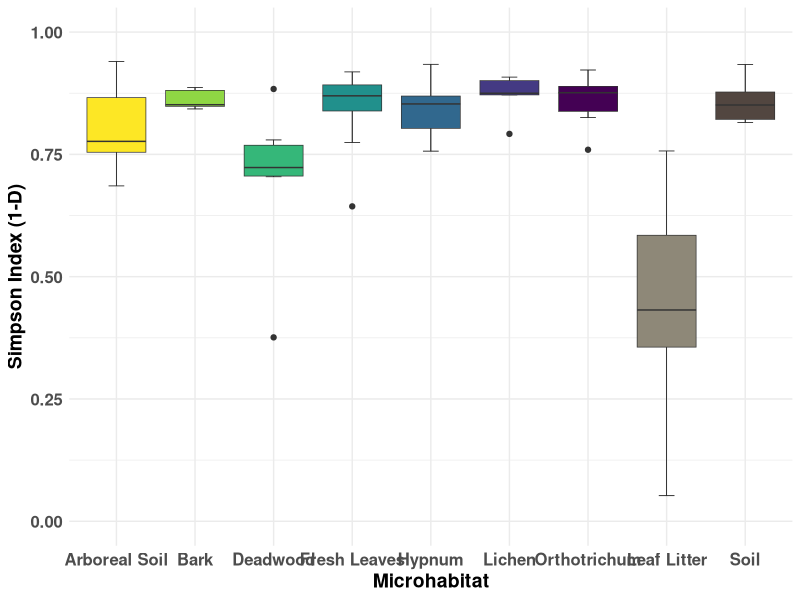
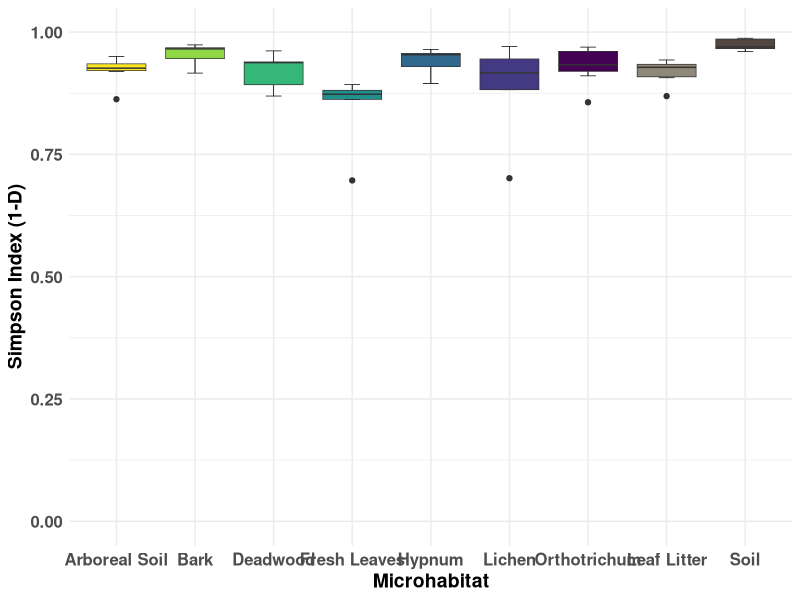
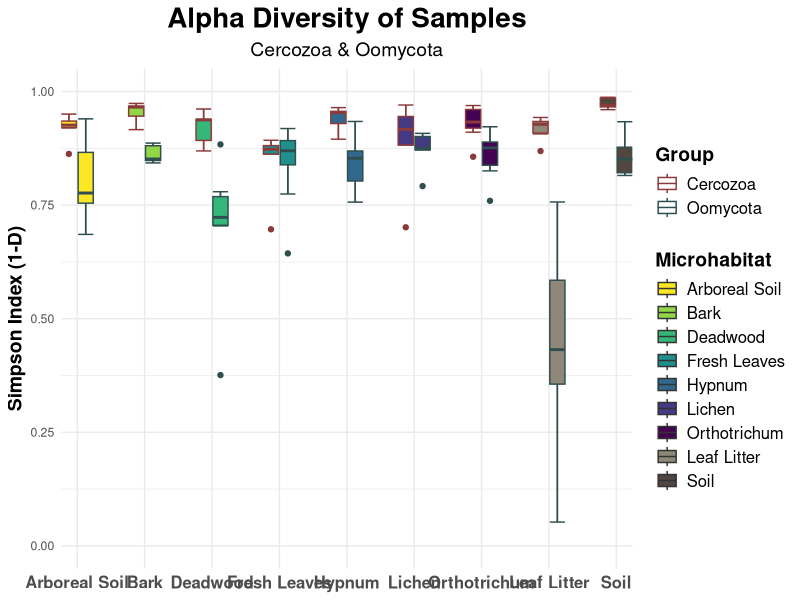
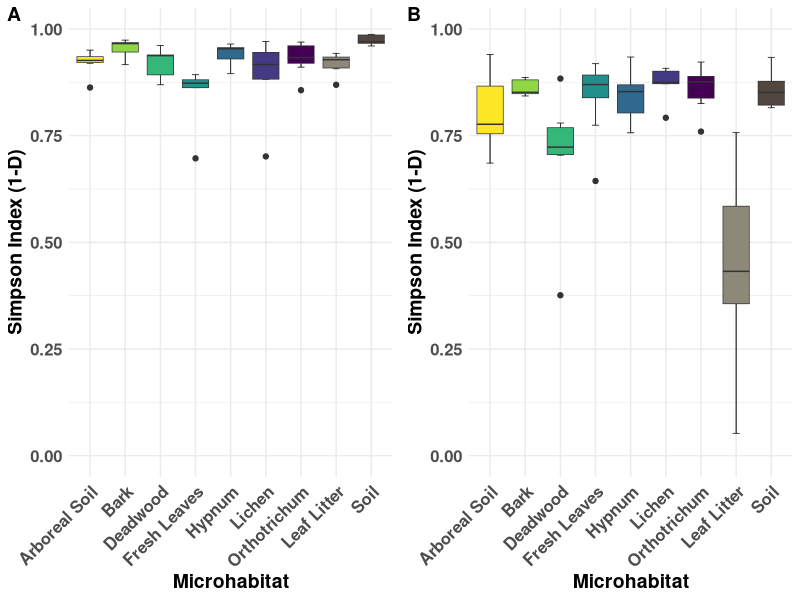

R code for these plots, in order:
## ---- chunk 1
knitr::opts_chunk$set(echo = TRUE)
## ---- chunk 2
rm(list = ls())

library(ggplot2)
library(vegan)
library(RColorBrewer)
library(ggpubr)
library(viridis)

#setwd("04_Alpha_Diversity/")

OTU_Table = as.data.frame(read.csv("../00_Data/Oomycota/05_OwnSamples_OTU_Table_min-freq-9588_transposed_withMetadata.tsv", 
                     header = T, 
                     sep = "\t", 
                     stringsAsFactors = T))

SampleMetadata = OTU_Table[,1:5]
Microhabitat = SampleMetadata$Microhabitat
TreeSpecies = SampleMetadata$TreeSpecies
OTU_Table = OTU_Table[,6:ncol(OTU_Table)]

## ---- chunk 3
simpson = diversity(OTU_Table, index = "simpson")
simpson = as.data.frame(simpson)
simpson$Microhabitat = Microhabitat
rownames(simpson) = SampleMetadata$SampleID
simpson$Group = "Oomycota"
#simpson$TreeSpecies = TreeSpecies
## ---- chunk 4
g = ggplot(simpson, aes(x = Microhabitat, y = simpson, fill = Microhabitat)) + 
  stat_boxplot(geom = "errorbar", width = 0.2, show.legend = F, lwd = 0.25) +
  geom_boxplot(show.legend = F, lwd = 0.25) + 
  scale_fill_manual(values = c(viridis(7, direction = -1), 
                               "#8e8878", "#524640"), 
                    limits = c("Arboreal Soil", "Bark", "Deadwood", 
                                "Fresh Leaves", "Hypnum", "Lichen", 
                                "Orthotrichum", "Leaf Litter", "Soil")) + 
  scale_x_discrete(limits = c("Arboreal Soil", "Bark", "Deadwood", 
                                "Fresh Leaves", "Hypnum", "Lichen", 
                                "Orthotrichum", "Leaf Litter", "Soil")) + 
  scale_y_continuous(limits = c(0, 1)) +
  theme_minimal() + 
  labs(#title = "Alpha Diversity of Samples", 
       #subtitle = "Oomycota"
       y = "Simpson Index (1-D)", 
       x = "Microhabitat") +
  #geom_dotplot(aes(x = Microhabitat, y = simpson, fill = TreeSpecies), 
  #             binaxis = "y", stackdir = "center", binwidth = 1, 
  #             binpositions = "all", dotsize = 0.01, 
  #             position = "stack") +
  theme(axis.text=element_text(size=12, face = "bold"), 
        axis.title=element_text(size=14, face = "bold"), 
        plot.title = element_text(size = 20, face = "bold", hjust = 0.5), 
        plot.subtitle = element_text(size = 14, hjust = 0.5), 
        legend.text = element_text(size = 12), 
        legend.title = element_text(size = 14, face = "bold"))

g
## ---- chunk 5

Cerco_OTU_Table = as.data.frame(read.csv("../00_Data/Cercozoa/05_Cercozoa_OwnSamples_OTU_Table_min-freq-15684_transposed_withMetadata.tsv", 
                     header = T, 
                     sep = "\t", 
                     stringsAsFactors = T))

Cerco_SampleMetadata = Cerco_OTU_Table[,1:5]
Cerco_Microhabitat = Cerco_SampleMetadata$Microhabitat
Cerco_OTU_Table = Cerco_OTU_Table[,6:ncol(Cerco_OTU_Table)]

Cerco_simpson = diversity(Cerco_OTU_Table, index = "simpson")
Cerco_simpson = as.data.frame(Cerco_simpson)
rownames(Cerco_simpson) = Cerco_SampleMetadata$SampleID
colnames(Cerco_simpson) = "simpson"
Cerco_simpson$Microhabitat = Cerco_Microhabitat
Cerco_simpson$Group = "Cercozoa"
## ---- chunk 6
g_cerco = ggplot(Cerco_simpson, aes(x = Microhabitat, y = simpson, fill = Microhabitat)) + 
  stat_boxplot(geom = "errorbar", width = 0.2, show.legend = F, lwd = 0.25) +
  geom_boxplot(show.legend = F, lwd = 0.25) + 
  scale_fill_manual(values = c(viridis(7, direction = -1), 
                               "#8e8878", "#524640"), 
                    limits = c("Arboreal Soil", "Bark", "Deadwood", 
                                "Fresh Leaves", "Hypnum", "Lichen", 
                                "Orthotrichum", "Leaf Litter", "Soil")) + 
  scale_x_discrete(limits = c("Arboreal Soil", "Bark", "Deadwood", 
                                "Fresh Leaves", "Hypnum", "Lichen", 
                                "Orthotrichum", "Leaf Litter", "Soil")) + 
  scale_y_continuous(limits = c(0, 1)) +
  theme_minimal() + 
  labs(#title = "Alpha Diversity of Samples",
       #subtitle = "Cercozoa",
       y = "Simpson Index (1-D)", 
       x = "Microhabitat") +
  theme(axis.text=element_text(size=12, face = "bold"), 
        axis.title=element_text(size=14, face = "bold"), 
        plot.title = element_text(size = 20, face = "bold", hjust = 0.5), 
        plot.subtitle = element_text(size = 14, hjust = 0.5), 
        legend.text = element_text(size = 12), 
        legend.title = element_text(size = 14, face = "bold"))

g_cerco
## ---- chunk 7
simpson_both = rbind(simpson, Cerco_simpson)

g_both = ggplot(simpson_both, aes(x = Microhabitat, y = simpson, fill = Microhabitat, color = Group)) + 
  stat_boxplot(geom = "errorbar", width = 0.5) +
  geom_boxplot(width = 0.5) + 
  scale_fill_manual(values = c(viridis(7, direction = -1), 
                               "#8e8878", "#524640"), 
                    limits = c("Arboreal Soil", "Bark", "Deadwood", 
                                "Fresh Leaves", "Hypnum", "Lichen", 
                                "Orthotrichum", "Leaf Litter", "Soil")) + 
  scale_x_discrete(limits = c("Arboreal Soil", "Bark", "Deadwood", 
                                "Fresh Leaves", "Hypnum", "Lichen", 
                                "Orthotrichum", "Leaf Litter", "Soil"), 
                   expand = expand_scale()) +
  scale_color_manual(values = c("indianred4", "darkslategray"), 
                     limits = c("Cercozoa", "Oomycota")) +
  scale_y_continuous(limits = c(0, 1)) +
  theme_minimal() + 
  labs(title = "Alpha Diversity of Samples", 
       y = "Simpson Index (1-D)", 
       x = NULL, 
       subtitle = "Cercozoa & Oomycota") +
  theme(axis.text.x = element_text(size=12, face = "bold"), 
        axis.title = element_text(size=14, face = "bold"), 
        plot.title = element_text(size = 20, face = "bold", hjust = 0.5), 
        plot.subtitle = element_text(size = 14, hjust = 0.5), 
        legend.text = element_text(size = 12), 
        legend.title = element_text(size = 14, face = "bold"))

g_both
## ---- chunk 8
g$theme$axis.text.x$angle = 45
g$theme$axis.text.x$hjust = 1
g$theme$axis.text.x$vjust = 1
g_cerco$theme$axis.text.x$angle = 45
g_cerco$theme$axis.text.x$hjust = 1
g_cerco$theme$axis.text.x$vjust = 1

g$theme$plot.subtitle$hjust = 0
g_cerco$theme$plot.subtitle$hjust = 0

combi = ggarrange(g_cerco, g, 
                  labels = c("A", "B"), 
                  ncol = 2, nrow = 1, 
                  align = "h") #%>%
  #annotate_figure(top = text_grob("Alpha diversity of samples", 
  #                                face = "bold", size = 20), 
  #                fig.lab = "Figure X", fig.lab.face = "bold", 
  #                fig.lab.size = 18)

#ggsave("AlphaBoxplotCombined.tif", plot = combi, 
#       device = "tiff", dpi = 600, width = 16, height = 9, 
#       units = "cm")
ggsave("AlphaBoxplotCombined.png", plot = combi, 
       device = "png", dpi = 300, width = 16, height = 9, 
       units = "cm")
ggsave("AlphaBoxplotCombined.jpeg", plot = combi, 
       device = "jpeg", dpi = 300, width = 16, height = 9, 
       units = "cm")
ggsave("AlphaBoxplotCombined.pdf", plot = combi, 
       device = "pdf", dpi = 300, width = 16, height = 9, 
       units = "cm")

combi
